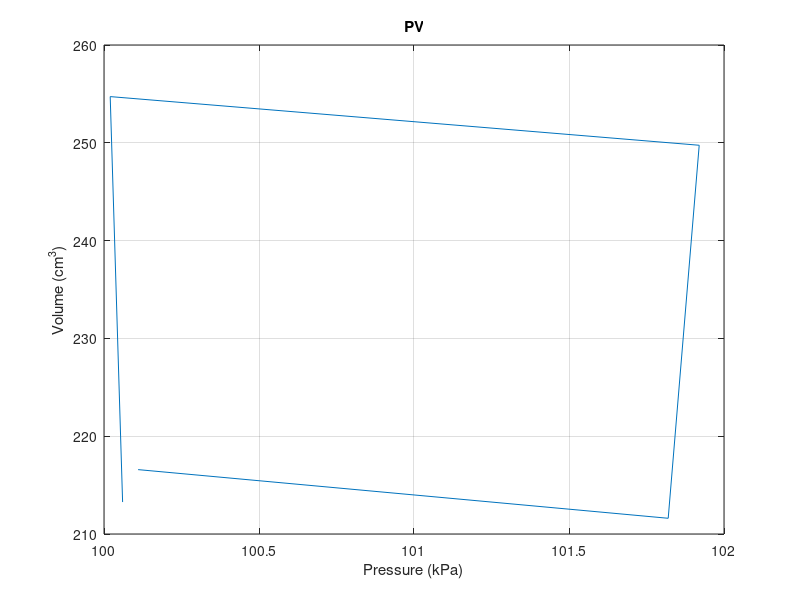

Reproduce this figure in MATLAB.
close all
clear all
clc

pressure = [100.11
    101.82
    101.92
    100.02
    100.06]; %kPa

volume = [216.583125
    211.6081875
    249.749375
    254.7243125
    213.2665]; %cm^3

figure()
plot(pressure,volume)
grid on
xlabel('Pressure (kPa)')
ylabel('Volume (cm^3)')
title('PV')


pressure = [100.11
    101.82
    101.92
    100.02
    100.11]; %kPa

volume = [216.583125
    211.6081875
    249.749375
    254.7243125
    216.583125]; %cm^3

area = 0.5 * abs( sum(volume(1:end-1).*pressure(2:end) - volume(2:end).*pressure(1:end-1)) );

fprintf('Enclosed Area: %.4f kPa·cm^3\n', area);

area_Joules = area * 0.001;
fprintf('Enclosed Area: %.6f J\n', area_Joules);
